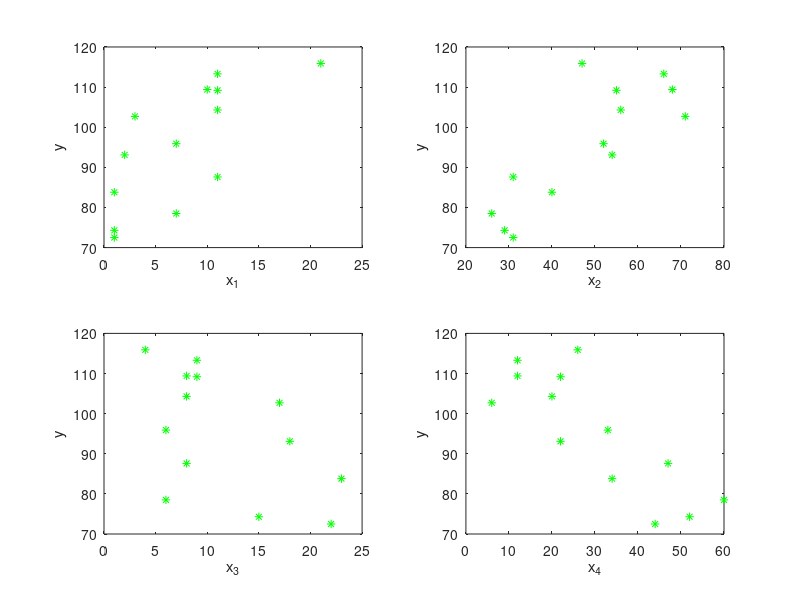

MATLAB code for this plot: (Note: this script raises an error after producing the figure.)
x1 = [7 1 11 11 7 11 3 1 2 21 1 11 10];
x2 = [26 29 56 31 52 55 71 31 54 47 40 66 68];
x3 = [6 15 8 8 6 9 17 22 18 4 23 9 8];
x4 = [60 52 20 47 33 22 6 44 22 26 34 12 12];
y = [78.5 74.3 104.3 87.6 95.9 109.2 102.7 72.5 93.1 115.9 83.8 113.3 109.4];
subplot(2,2,1),plot(x1,y,'g*'),xlabel('x_1'),ylabel('y')
subplot(2,2,2), plot(x2,y,'g*'),xlabel('x_2'),ylabel('y')
subplot(2,2,3), plot(x3,y,'g*'),xlabel('x_3'),ylabel('y')
subplot(2,2,4), plot(x4,y,'g*'),xlabel('x_4'),ylabel('y')
rstool([x1' x2' x3' x4'],y,'purequadratic')
